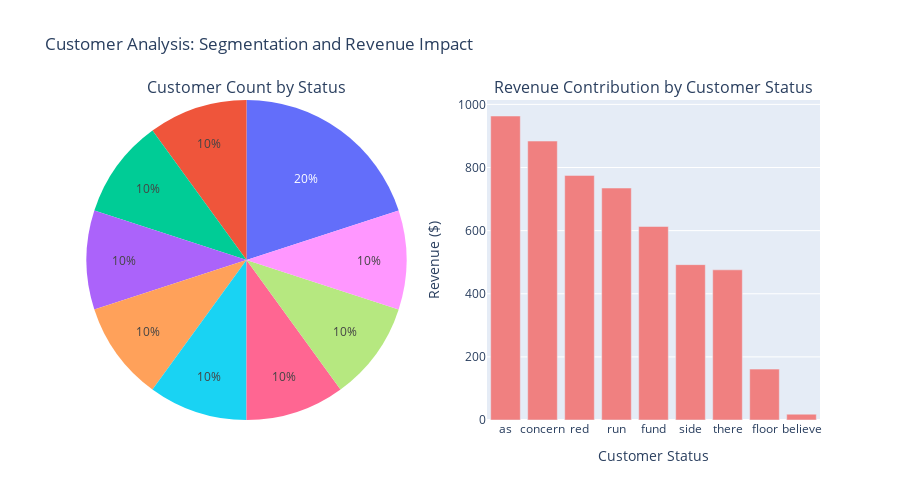

Notebook code cell kept with this figure:
### Code cell
# 4. CUSTOMER SEGMENTATION VISUALIZATION
print("👥 CUSTOMER SEGMENTATION VISUALIZATION")
print("-" * 45)

# Filter customers with actual revenue
customer_with_revenue = customer_analysis[customer_analysis['total_revenue'].notna()].copy()

# Create customer segmentation chart
fig_customer = make_subplots(
    rows=1, cols=2,
    subplot_titles=['Customer Count by Status', 'Revenue Contribution by Customer Status'],
    specs=[[{"type": "pie"}, {"type": "bar"}]]
)

# Left chart: Customer count pie chart
fig_customer.add_trace(
    go.Pie(
        labels=customer_with_revenue['customer_status'],
        values=customer_with_revenue['customer_count'],
        name="Customer Count",
        hovertemplate='<b>%{label}</b><br>' +
                      'Customers: %{value}<br>' +
                      'Percentage: %{percent}<br>' +
                      '<extra></extra>'
    ),
    row=1, col=1
)

# Right chart: Revenue contribution bar chart
fig_customer.add_trace(
    go.Bar(
        x=customer_with_revenue['customer_status'],
        y=customer_with_revenue['total_revenue'],
        name='Revenue Contribution',
        marker_color='lightcoral',
        hovertemplate='<b>Status: %{x}</b><br>' +
                      'Revenue: $%{y:,.2f}<br>' +
                      'Customers: %{customdata[0]}<br>' +
                      'Avg Order Value: $%{customdata[1]:,.2f}<br>' +
                      'Revenue per Customer: $%{customdata[2]:,.2f}<br>' +
                      '<extra></extra>',
        customdata=list(zip(customer_with_revenue['customer_count'],
                           customer_with_revenue['avg_order_value'],
                           customer_with_revenue['revenue_per_customer']))
    ),
    row=1, col=2
)

fig_customer.update_layout(
    title="Customer Analysis: Segmentation and Revenue Impact",
    height=500,
    showlegend=False
)

fig_customer.update_xaxes(title_text="Customer Status", row=1, col=2)
fig_customer.update_yaxes(title_text="Revenue ($)", row=1, col=2)

fig_customer.show()
print("Interactive Customer Segmentation Chart created successfully!")
print()

### Figure 1 — Plotly figure (JSON) as saved in the notebook; plotly's stock layout.template omitted (floating-point values rounded to 4 significant figures)
{"data": [{"domain": {"x": [0, 0.45], "y": [0, 1]}, "hovertemplate": "<b>%{label}</b><br>Customers: %{value}<br>Percentage: %{percent}<br><extra></extra>", "labels": ["as", "concern", "red", "run", "fund", "side", "there", "floor", "believe"], "name": "Customer Count", "type": "pie", "values": [1, 2, 1, 1, 1, 1, 1, 1, 1]}, {"customdata": [[1, 963.2, 963.2], [2, 883.8, 441.9], [1, 775.0, 775.0], [1, 735.0, 735.0], [1, 613.2, 613.2], [1, 492.3, 492.3], [1, 475.8, 475.8], [1, 161.2, 161.2], [1, 18.29, 18.29]], "hovertemplate": "<b>Status: %{x}</b><br>Revenue: $%{y:,.2f}<br>Customers: %{customdata[0]}<br>Avg Order Value: $%{customdata[1]:,.2f}<br>Revenue per Customer: $%{customdata[2]:,.2f}<br><extra></extra>", "marker": {"color": "lightcoral"}, "name": "Revenue Contribution", "type": "bar", "x": ["as", "concern", "red", "run", "fund", "side", "there", "floor", "believe"], "xaxis": "x", "y": [963.2, 883.8, 775.0, 735.0, 613.2, 492.3, 475.8, 161.2, 18.29], "yaxis": "y"}], "layout": {"annotations": [{"font": {"size": 16}, "showarrow": false, "text": "Customer Count by Status", "x": 0.225, "xanchor": "center", "xref": "paper", "y": 1, "yanchor": "bottom", "yref": "paper"}, {"font": {"size": 16}, "showarrow": false, "text": "Revenue Contribution by Customer Status", "x": 0.775, "xanchor": "center", "xref": "paper", "y": 1, "yanchor": "bottom", "yref": "paper"}], "height": 500, "showlegend": false, "title": {"text": "Customer Analysis: Segmentation and Revenue Impact"}, "xaxis": {"anchor": "y", "domain": [0.55, 1], "title": {"text": "Customer Status"}}, "yaxis": {"anchor": "x", "domain": [0, 1], "title": {"text": "Revenue ($)"}}}}
